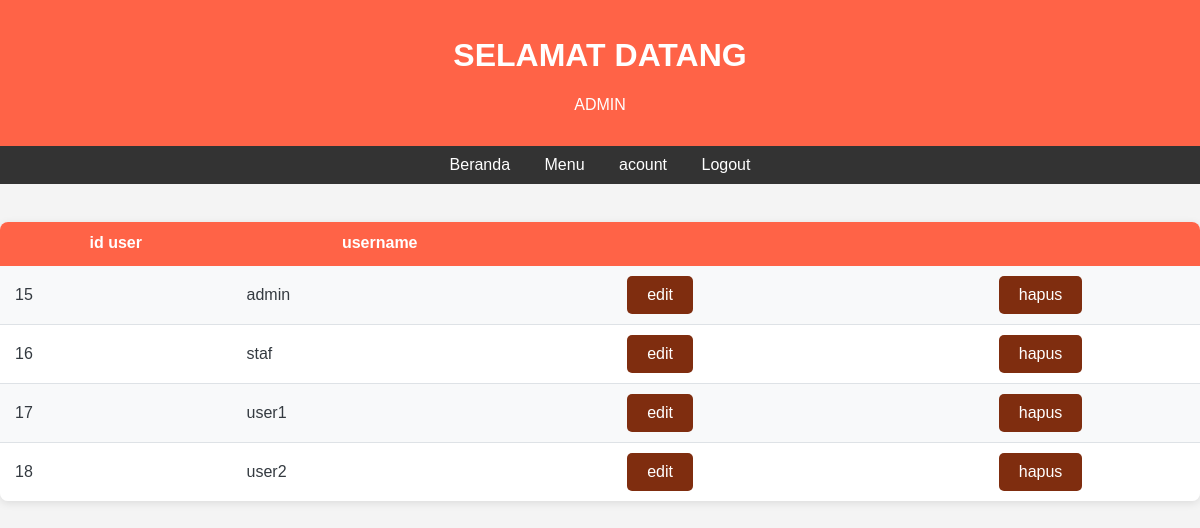
The page /model/akun.php (signed in) on the database its author committed.
### tables this page shows
CREATE TABLE `users` (
  `id_user` int(10) NOT NULL,
  `username_user` varchar(255) DEFAULT NULL,
  `password_user` varchar(255) DEFAULT NULL
);

### model/akun.php (the view, shortened to what this page needs)
<?php
include '../control/koneksi.php';
?>
     <?php $query = "SELECT * FROM users";
    $sql = mysqli_query($koneksi, $query);
    ?>
<link rel="stylesheet" href="../view/style.css">
<header>
    <h1>SELAMAT DATANG</h1>
        <p>ADMIN</p>
</header>
    <nav>
        <ul>
            <li><a href="../view/indexSA.php">Beranda</a></li>
            <li><a href="menuSA.php">Menu</a></li>
            <li><a href="#">acount</a></li>
            <li><a href="#">Logout</a></li>
        </ul>
    </nav>
<table>
    <tr>
        <th>id user</th>
        <th>username</th>
        <th>
        </th>
        <th>
        </th>
        <th>
        </th>
    </tr>
    <?php while ($hasil = mysqli_fetch_assoc($sql)) { ?>
    <tr>
        <td>
            <?php echo $hasil ['id_user'];?>
        </td>
        <td>
            <?php echo $hasil ['username_user'];?>
        </td>
        <td>
        </td>
         <td>
                 <a href="../control/controlSA/editakunSA.php?kode=<?php echo $hasil['id_user'] ?>" class="simple-button">edit</a>
            </td>
            <td>
                 <a href="../control/controlSA/hapusakunSA.php?kode=<?php echo $hasil['id_user'] ?>" class="simple-button" onclick="return confirm('Apakah Anda yakin ingin menghapus data ini?');" >hapus</a>
            </td>
    </tr>
    <?php } ?>
    </table>

### view/style.css (style rules this page uses)
header { background-color: #ff6347; color: white; padding: 1em 0; text-align: center; }
nav ul { list-style-type: none; padding: 0; text-align: center; background-color: #333; margin: 0; }
nav ul li { display: inline; margin: 0 15px; }
nav ul li a { color: white; text-decoration: none; padding: 10px 0; display: inline-block; }
table { width: 100%; border-collapse: collapse; margin: 20px 0; font-family: Arial, sans-serif; box-shadow: 0 2px 8px rgba(0, 0, 0, 0.1); border-radius: 8px; overflow: hidden; }
th { background-color: #ff6347; color: white; padding: 12px 15px; border-bottom: 2px solid #ff6347; font-weight: bold; }
tr { transition: background-color 0.2s ease; }
tr:nth-child(even) { background-color: #f8f9fa; }
tr:nth-child(odd) { background-color: #ffffff; }
td { padding: 10px 15px; border-bottom: 1px solid #dee2e6; text-align: left; vertical-align: middle; color: #343a40; }
td:last-child { text-align: center; }
tr:last-child td { border-bottom: none; }
.simple-button { display: inline-block; padding: 10px 20px; font-size: 16px; font-weight: normal; text-align: center; text-decoration: none; border: none; border-radius: 5px; background-color: #7f2d0f; color: white; cursor: pointer; transition: background-color 0.3s ease; }

### rows shown on the page
users: id_user "15", username_user "admin"
users: id_user "16", username_user "staf"
users: id_user "17", username_user "user1"
users: id_user "18", username_user "user2"
